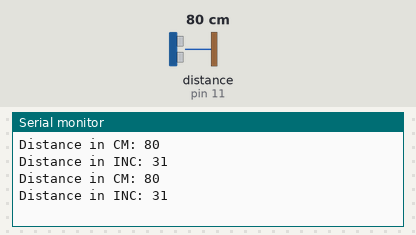
The sketch below on a simulated Arduino Uno, built with avr-gcc and run on an emulated ATmega328P. Shown: the last lines printed to the serial monitor. Inputs (shaded band) come from the test bench; at power-on: distance to the obstacle (sensor on pin 11) 80 cm. The echo pulse lasts 58.3 µs per cm.

Above: at 1.2 s.
1.3 s: distance to the obstacle (sensor on pin 11) set to 2 cm
At 2.5 s:
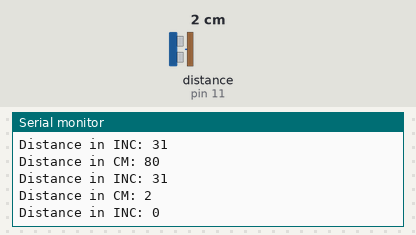
2.8 s: distance to the obstacle (sensor on pin 11) set to 4 cm
At 3.8 s:
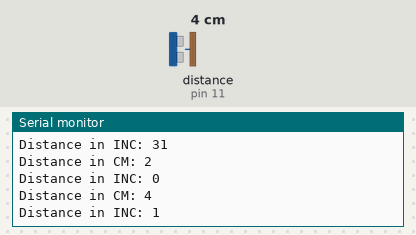
Timing chart, 0 to 5.8 s (numbered marks = the images above; inputs shaded):
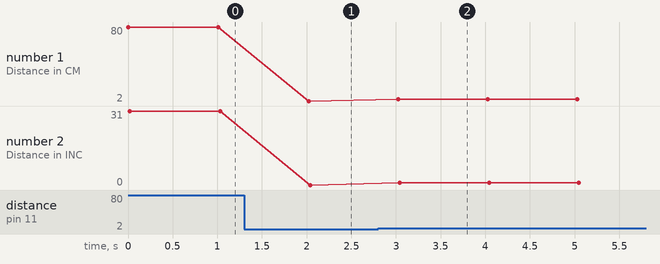

The sketch:

ultrasonicSensor.ino
```cpp
/*
  Ultrasonic Sensor

  created 21 Oct 2018
  by Omid Ettehadi
*/

// Libraries
#include <Ultrasonic.h>

// Pin 11 as Trig
// Pin 10 as Echo

Ultrasonic ultrasonic(10, 11);

void setup() {
  Serial.begin(9600); // open a serial connection to your computer
}

void loop() {

  Serial.print("Distance in CM: ");
  Serial.println(ultrasonic.distanceRead());
  Serial.print("Distance in INC: ");
  Serial.println(ultrasonic.distanceRead(INC));
  delay(1000);
}
```

Measured:
- after the input at 1.3 s, the serial monitor: prints a new line after 0.72 s (image 1)
- after the input at 2.8 s, the serial monitor: prints a new line after 0.22 s (image 2)
- plotted number 1: 80 → 2 after the input at 1.3 s, 2 → 4 after the input at 2.8 s
- plotted number 2: 31 → 0 after the input at 1.3 s, 0 → 1 after the input at 2.8 s
